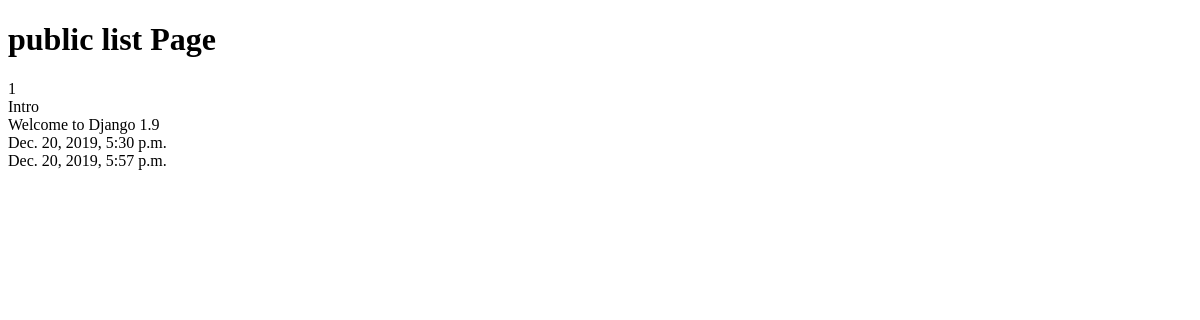
The app's page /posts/, older data.
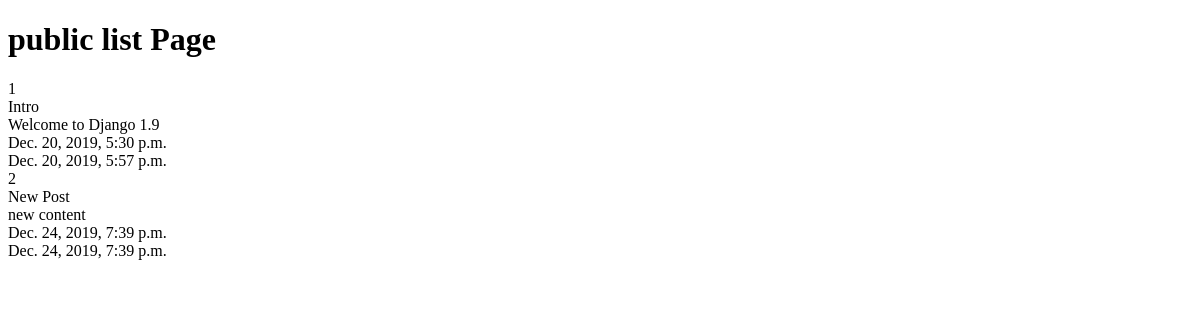
The same page, newer data.
### posts/models.py (models this page shows, shortened)
class Post(models.Model):
	title = models.CharField(max_length=120)
	content = models.TextField()
	updated = models.DateTimeField(auto_now=True, auto_now_add=False)
	timestamp = models.DateTimeField(auto_now=False, auto_now_add=True)

### posts/views.py (the view)
def post_list(request):
	queryset = Post.objects.all()
	context = {
		"object_list": queryset,
		"title": "public list"
	}
	return render(request, "index.html", context)

### templates/index.html (shortened to what this page needs)
<!DOCTYPE html>
<html>
<head>
</head>
<body>
<h1>{{title}} Page</h1>
{% for obj in object_list %}
{{ obj.id }}</br>
{{ obj.title}}</br>
{{ obj.content }}</br>
{{ obj.timestamp }}</br>
{{ obj.updated }}</br>
{% endfor %}
</body>
</html>

Row changes from the older to the newer data that the page shows:
added Post: id "2", title "New Post", content "new content", timestamp "Dec. 24, 2019, 7:39 p.m.", updated "Dec. 24, 2019, 7:39 p.m."
